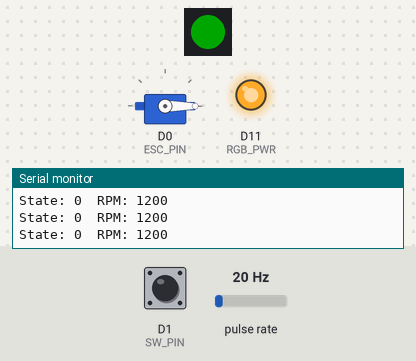
Bench run of a sketch on a simulated Seeed XIAO (SAMD21). Parts: 1 RGB LEDs in strip order, left to right, servo, output pins drawn as LEDs (lit = HIGH), the last lines printed to the serial monitor. Wiring (inferred from the names in the program): pulse sensor: data D2. The test bench sets the inputs (shaded band); at power-on: D1 (SW_PIN) HIGH, pulse rate 20 Hz. Dim RGB values are drawn brighter than linear.

Above: at 3.2 s.
3.3 s: D1 (SW_PIN) pulled LOW for 0.15 s
At 4.8 s:
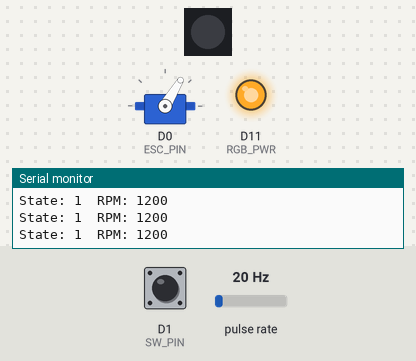
6.3 s: D1 (SW_PIN) pulled LOW for 1 s
At 7.8 s:
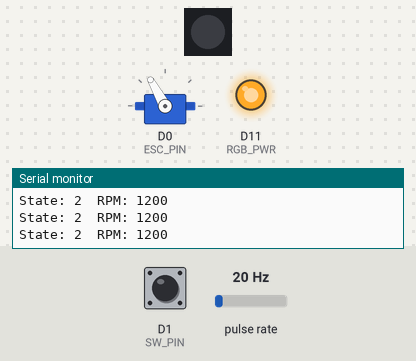
9.3 s: pulse rate (sensor on D2) set to 8 Hz
12.3 s: pulse rate (sensor on D2) set to 5 Hz
At 12.68 s:
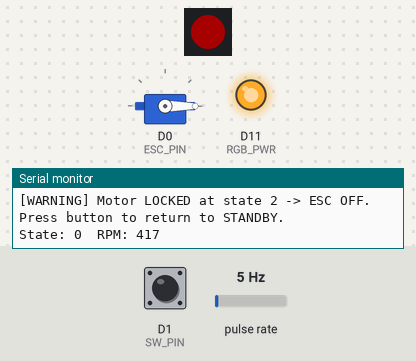
15.3 s: D1 (SW_PIN) pulled LOW for 3.2 s
At 16.7 s:
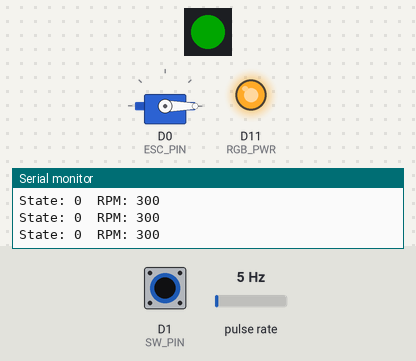
20.0 s: D1 (SW_PIN) pulsed LOW 5 times (0.12 s each, 0.3 s apart)
At 20.77 s:
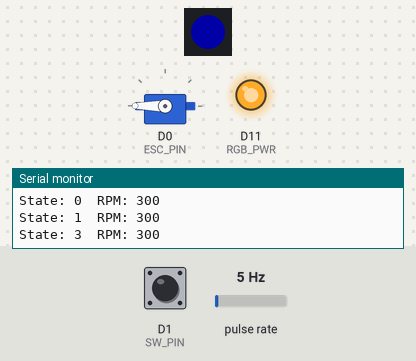
Timing chart, 0 to 24.0 s (numbered marks = the images above; inputs shaded):
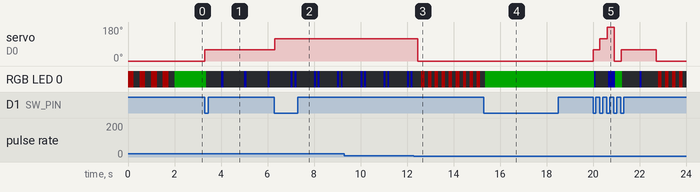

The sketch:

DiscGrinder.ino
```cpp
// XIAO RP2040: ESC制御 + RPM計測 + ロック検知 統合スケッチ
// モーター: 2204 / 260KV, DC12V-1A
// センサ  : LBR-127HLD（受光側 3.3V-6kΩ-P分岐、テープ通過でLOW）

#include "Servo.h"
#include "Adafruit_NeoPixel.h"

// ---------- ピン ----------
const int ESC_PIN = D0;     // GPIO26 ➔ ESC信号線
const int SW_PIN = D1;      // GPIO27 ➔ タクトスイッチ
const int SENSOR_PIN = D2;  // GPIO28 ➔ LBR-127HLD 受光出力（旧D0から配線を移す）

// XIAO RP2040 オンボードRGB LED
#define RGB_PWR 11
#define RGB_PIN 12
#define NUMPIXELS 1

// ---------- ESC パルス幅 (us) ----------
const int PULSE_OFF = 900;
const int PULSE_LOW = 1263;
const int PULSE_MED = 1630;
const int PULSE_HIGH = 2000;

// ---------- 計測・検知パラメータ ----------
const uint32_t MIN_PULSE_US = 2000;     // これより短い間隔のパルスは無視（チャタリング対策）
const uint32_t SPINUP_GRACE_MS = 1500;  // 段階切替後、この間はロック判定しない（始動待ち）
const uint32_t RUN_STALL_MS = 250;      // 回転中、この時間パルスが来なければロック
const uint32_t MAX_PERIOD_US = 150000;  // 1回転が150ms超（約400RPM未満）ならロック（ガクガク対策）
const uint32_t REPORT_MS = 500;         // RPM算出・表示の周期

Adafruit_NeoPixel pixels(NUMPIXELS, RGB_PIN, NEO_GRB + NEO_KHZ800);
Servo esc;

// 状態管理: 0=停止, 1=弱, 2=中, 3=強
int stepState = 0;
bool lastSwState = HIGH;
bool stallLatched = false;  // ロック停止中（ボタンで再開）
uint32_t stateChangedMs = 0;

// ISRで更新する変数
volatile uint32_t pulseCnt = 0;
volatile uint32_t firstUs = 0;
volatile uint32_t lastUs = 0;
volatile uint32_t lastPeriodUs = 0;
volatile uint32_t lastPulseMs = 0;

uint32_t lastReportMs = 0;
float rpm = 0;

// ---------- LED ----------
uint32_t lastColor = 0xFFFFFFFF;
void setColor(byte r, byte g, byte b) {
  uint32_t c = pixels.Color(r, g, b);
  if (c == lastColor) return;  // 変化がなければ書き込まない
  lastColor = c;
  pixels.setPixelColor(0, c);
  pixels.show();
}

// ---------- センサ割り込み ----------
void sensorIsr() {
  uint32_t now = micros();
  uint32_t period = now - lastUs;
  if (period < MIN_PULSE_US) return;
  lastPeriodUs = period;
  lastUs = now;
  if (pulseCnt == 0) firstUs = now;
  pulseCnt++;
  lastPulseMs = millis();
}

// ---------- RPM算出（パルス間隔ベース） ----------
void updateRpm() {
  noInterrupts();
  uint32_t cnt = pulseCnt;
  uint32_t t0 = firstUs;
  uint32_t t1 = lastUs;
  uint32_t lp = lastPulseMs;
  pulseCnt = 0;
  interrupts();

  if (cnt >= 2 && t1 != t0) {
    // (n-1)区間の合計時間から平均回転数を求める（1回転1パルス）
    rpm = (float)(cnt - 1) * 60000000.0f / (float)(t1 - t0);
  } else if (millis() - lp > RUN_STALL_MS) {
    rpm = 0;
  }
  // それ以外（低回転でパルスが1つ以下）は前回値を保持
}

// ---------- ロック判定 ----------
bool isStalled() {
  if (stepState == 0) return false;                               // 停止指令中は対象外
  if (millis() - stateChangedMs < SPINUP_GRACE_MS) return false;  // 始動待ち
  noInterrupts();
  uint32_t lp = lastPulseMs;
  uint32_t period = lastPeriodUs;
  interrupts();
  if (millis() - lp > RUN_STALL_MS) return true;  // パルスが途絶えた
  if (period > MAX_PERIOD_US) return true;        // 回転が極端に遅い（ガクガク）
  return false;
}

// ---------- ESC出力更新 ----------
void applyStateChange() {
  switch (stepState) {
    case 0: esc.writeMicroseconds(PULSE_OFF); break;
    case 1: esc.writeMicroseconds(PULSE_LOW); break;
    case 2: esc.writeMicroseconds(PULSE_MED); break;
    case 3: esc.writeMicroseconds(PULSE_HIGH); break;
  }
  stateChangedMs = millis();
}

void setup() {
  Serial.begin(115200);

  pinMode(RGB_PWR, OUTPUT);
  digitalWrite(RGB_PWR, HIGH);
  pixels.begin();
  pixels.setBrightness(40);

  pinMode(SW_PIN, INPUT_PULLUP);
  pinMode(SENSOR_PIN, INPUT);  // 外付け6kΩでプルアップ済み
  attachInterrupt(digitalPinToInterrupt(SENSOR_PIN), sensorIsr, FALLING);

  esc.attach(ESC_PIN, 900, 2000);

  // 【初期化：赤色点滅】ESCにも停止信号を送り続ける
  for (int i = 0; i < 4; i++) {
    setColor(255, 0, 0);
    esc.writeMicroseconds(PULSE_OFF);
    delay(250);
    setColor(0, 0, 0);
    delay(250);
  }

  lastPulseMs = millis();
  applyStateChange();  // 初期状態: 停止
}

void loop() {
  uint32_t now = millis();

  // --- スイッチ入力 ---
  bool currentSwState = digitalRead(SW_PIN);
  if (lastSwState == HIGH && currentSwState == LOW) {
    if (stallLatched) {
      // ロック停止後：まず緑のスタンバイ（停止）に戻す。次に押すと弱から始まる
      stallLatched = false;
      stepState = 0;
    } else {
      stepState = (stepState + 1) % 4;
    }
    applyStateChange();
    delay(50);  // チャタリング防止
  }
  lastSwState = currentSwState;

  // --- ロック検知：ESC停止を最優先し、即座に赤表示 ---
  if (!stallLatched && isStalled()) {
    int lockedState = stepState;
    stepState = 0;
    applyStateChange();
    stallLatched = true;
    setColor(255, 0, 0);
    Serial.print("[WARNING] Motor LOCKED at state ");
    Serial.print(lockedState);
    Serial.println(" -> ESC OFF. Press button to return to STANDBY.");
  }

  // --- RPM算出・表示 ---
  if (now - lastReportMs >= REPORT_MS) {
    lastReportMs = now;
    updateRpm();
    Serial.print("State: ");
    Serial.print(stepState);
    Serial.print("  RPM: ");
    Serial.println(rpm, 0);
  }

  // --- LEDアニメーション ---
  if (stallLatched) {
    // ロック停止：赤色高速パルス
    if ((now / 150) % 2 == 0) setColor(255, 0, 0);
    else setColor(0, 0, 0);
  } else {
    switch (stepState) {
      case 0:  // 停止：緑色常時点灯
        setColor(0, 255, 0);
        break;
      case 1:  // 弱：1秒に1回点滅（点灯100ms／消灯900msで消えている方が長い）
        if ((now % 1000) < 100) setColor(0, 0, 255);
        else setColor(0, 0, 0);
        break;
      case 2:
        {  // 中：ヘリのライト風（高速2回パルス→消灯、1秒周期）
          uint32_t t = now % 1000;
          if (t < 80 || (t >= 160 && t < 240)) setColor(0, 0, 255);  // 点灯80ms・間80ms・点灯80ms
          else setColor(0, 0, 0);                                    // 残りは消灯
          break;
        }
      case 3:  // 強：青色常時点灯
        setColor(0, 0, 255);
        break;
    }
  }

  delay(10);
}
```

Measured:
- the behaviour switches between 7 and 6 Hz on pulse rate (sensor on D2) (found by bisection; images 2 and 3)
- after the input at 3.3 s, servo on D0 (ESC_PIN): 0° → 59° at once; RGB LED 0: RGB(0, 40, 0) → off after 0.06 s, then repeats every 1.0 s: RGB(0, 0, 40) 0.10 s, off 0.90 s
- after the input at 6.3 s, servo on D0 (ESC_PIN): 59° → 119° at once
- after the input at 12.3 s, servo on D0 (ESC_PIN): 119° → 0° after 0.15 s
- after the input at 20.0 s, servo on D0 (ESC_PIN): 0° → 59° at once, → 119° 0.29 s later, → 180° 0.30 s later, → 0° 0.30 s later, … (6 changes in this stretch)
